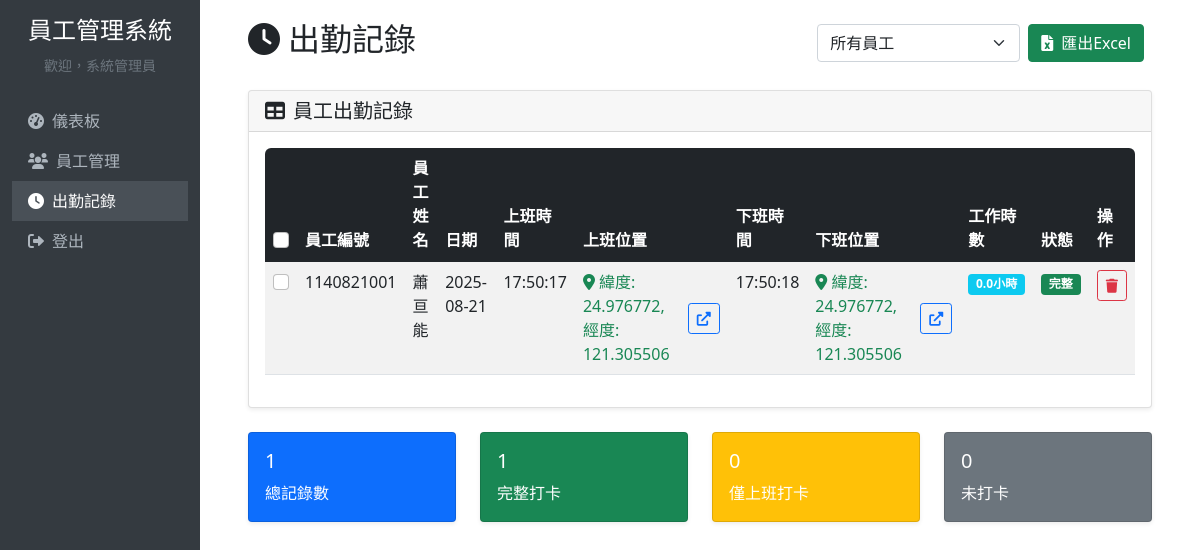
The app's page /attendance_records (signed in) with its own data.
### app.py (models this page shows)
class Employee(UserMixin, db.Model):
    id = db.Column(db.Integer, primary_key=True)
    employee_id = db.Column(db.String(20), unique=True, nullable=False)
    username = db.Column(db.String(80), unique=True, nullable=False)
    password_hash = db.Column(db.String(120), nullable=False)
    name = db.Column(db.String(100), nullable=False)
    gender = db.Column(db.String(10))
    birth_date = db.Column(db.Date)
    marital_status = db.Column(db.String(20))
    id_number = db.Column(db.String(20))
    address = db.Column(db.Text)
    household_address = db.Column(db.Text)
    email = db.Column(db.String(120))
    contact_phone = db.Column(db.String(20))
    mobile_phone = db.Column(db.String(20))
    physical_condition = db.Column(db.Text)
    height = db.Column(db.Integer)
    weight = db.Column(db.Integer)
    special_status = db.Column(db.Text)
    disability_status = db.Column(db.Text)
    emergency_contact_name = db.Column(db.String(100))
    emergency_contact_relation = db.Column(db.String(50))
    emergency_contact_phone = db.Column(db.String(20))
    education = db.Column(db.Text)
    work_experience = db.Column(db.Text)
    family_status = db.Column(db.Text)
    specialty = db.Column(db.Text)
    hobbies = db.Column(db.Text)
    insurance = db.Column(db.Text)
    vision = db.Column(db.String(20))
    languages = db.Column(db.Text)
    driver_license = db.Column(db.Text)
    military_service = db.Column(db.String(20))
    military_branch = db.Column(db.String(50))
    certifications = db.Column(db.Text)
    financial_reports = db.Column(db.String(10))
    computer_skills = db.Column(db.Text)
    insurance_items = db.Column(db.Text)
    criminal_record = db.Column(db.Text)
    is_active = db.Column(db.Boolean, default=True)
    is_admin = db.Column(db.Boolean, default=False)
    created_at = db.Column(db.DateTime, default=datetime.utcnow)

class AttendanceRecord(db.Model):
    id = db.Column(db.Integer, primary_key=True)
    employee_id = db.Column(db.Integer, db.ForeignKey('employee.id'), nullable=False)
    date = db.Column(db.Date, nullable=False)
    clock_in_time = db.Column(db.DateTime)
    clock_out_time = db.Column(db.DateTime)
    clock_in_latitude = db.Column(db.Float)
    clock_in_longitude = db.Column(db.Float)
    clock_in_address = db.Column(db.String(500))
    clock_out_latitude = db.Column(db.Float)
    clock_out_longitude = db.Column(db.Float)
    clock_out_address = db.Column(db.String(500))
    employee = db.relationship('Employee', backref='attendance_records')

### app.py (the view)
@app.route('/attendance_records')
@login_required
def attendance_records():
    if not current_user.is_admin:
        flash('權限不足')
        return redirect(url_for('dashboard'))
    records = AttendanceRecord.query.join(Employee).order_by(AttendanceRecord.date.desc()).all()
    employees = Employee.query.filter_by(is_admin=False).order_by(Employee.employee_id).all()
    return render_template('attendance_records.html', records=records, employees=employees)

### app.py (called while the page is built)
@login_manager.user_loader
def load_user(user_id):
    return Employee.query.get(int(user_id))

### templates/attendance_records.html (shortened to what this page needs)
{% extends "base.html" %}
{% block content %}
<div class="container-fluid">
    <div class="d-flex justify-content-between align-items-center mb-4">
        <h2><i class="fas fa-clock me-2"></i>出勤記錄</h2>
        <div class="d-flex align-items-center">
            <select id="employeeSelect" class="form-select me-2" style="width: auto;">
                <option value="">所有員工</option>
            </select>
            <a href="#" id="exportBtn" class="btn btn-success me-2">
                <i class="fas fa-file-excel me-2"></i>匯出Excel
            </a>
        </div>
    </div>
    <div class="card">
        <div class="card-header">
            <h5 class="mb-0"><i class="fas fa-table me-2"></i>員工出勤記錄</h5>
        </div>
        <div class="card-body">
            <div class="table-responsive">
                <table class="table table-striped table-hover">
                    <thead class="table-dark">
                        <tr>
                            <th>
                                <input type="checkbox" id="selectAll" class="form-check-input">
                            </th>
                            <th>員工編號</th>
                            <th>員工姓名</th>
                            <th>日期</th>
                            <th>上班時間</th>
                            <th>上班位置</th>
                            <th>下班時間</th>
                            <th>下班位置</th>
                            <th>工作時數</th>
                            <th>狀態</th>
                            <th>操作</th>
                        </tr>
                    </thead>
                    <tbody>
                        {% for record in records %}
                        <tr>
                            <td>
                                <input type="checkbox" class="form-check-input record-checkbox" value="{{ record.id }}">
                            </td>
                            <td>{{ record.employee.employee_id }}</td>
                            <td>{{ record.employee.name }}</td>
                            <td>{{ record.date.strftime('%Y-%m-%d') }}</td>
                            <td>
                                {% if record.clock_in_time %}
                                    {{ record.clock_in_time.strftime('%H:%M:%S') }}
                                {% else %}
                                    <span class="text-muted">未打卡</span>
                                {% endif %}
                            </td>
                            <td>
                                {% if record.clock_in_address %}
                                    <div class="d-flex align-items-center">
                                        <span class="text-success me-2" title="緯度: {{ record.clock_in_latitude|round(6) }}, 經度: {{ record.clock_in_longitude|round(6) }}">
                                            <i class="fas fa-map-marker-alt"></i>
                                            {{ record.clock_in_address[:30] }}{% if record.clock_in_address|length > 30 %}...{% endif %}
                                        </span>
                                        <a href="https://www.google.com/maps?q={{ record.clock_in_latitude }},{{ record.clock_in_longitude }}"
                                           target="_blank" class="btn btn-sm btn-outline-primary ms-2"
                                           title="在Google地圖中開啟">
                                            <i class="fas fa-external-link-alt"></i>
                                        </a>
                                    </div>
                                {% else %}
                                    <span class="text-muted">無位置</span>
                                {% endif %}
                            </td>
                            <td>
                                {% if record.clock_out_time %}
                                    {{ record.clock_out_time.strftime('%H:%M:%S') }}
                                {% else %}
                                    <span class="text-muted">未打卡</span>
                                {% endif %}
                            </td>
                            <td>
                                {% if record.clock_out_address %}
                                    <div class="d-flex align-items-center">
                                        <span class="text-success me-2" title="緯度: {{ record.clock_out_latitude|round(6) }}, 經度: {{ record.clock_out_longitude|round(6) }}">
                                            <i class="fas fa-map-marker-alt"></i>
                                            {{ record.clock_out_address[:30] }}{% if record.clock_out_address|length > 30 %}...{% endif %}
                                        </span>
                                        <a href="https://www.google.com/maps?q={{ record.clock_out_latitude }},{{ record.clock_out_longitude }}"
                                           target="_blank" class="btn btn-sm btn-outline-primary ms-2"
                                           title="在Google地圖中開啟">
                                            <i class="fas fa-external-link-alt"></i>
                                        </a>
                                    </div>
                                {% else %}
                                    <span class="text-muted">無位置</span>
                                {% endif %}
                            </td>
                            <td>
                                {% if record.clock_in_time and record.clock_out_time %}
                                    {% set work_hours = ((record.clock_out_time - record.clock_in_time).total_seconds() / 3600) %}
                                    <span class="badge bg-info">{{ "%.1f"|format(work_hours) }}小時</span>
                                {% else %}
                                    <span class="text-muted">-</span>
                                {% endif %}
                            </td>
                            <td>
                                {% if record.clock_in_time and record.clock_out_time %}
                                    <span class="badge bg-success">完整</span>
                                {% elif record.clock_in_time %}
                                    <span class="badge bg-warning">僅上班</span>
                                {% else %}
                                    <span class="badge bg-secondary">未打卡</span>
                                {% endif %}
                            </td>
                            <td>
                                <button class="btn btn-sm btn-outline-danger delete-record" data-record-id="{{ record.id }}">
                                    <i class="fas fa-trash"></i>
                                </button>
                            </td>
                        </tr>
                        {% endfor %}
                    </tbody>
                </table>
            </div>
        </div>
    </div>
    <div class="row mt-4">
        <div class="col-md-3">
            <div class="card bg-primary text-white">
                <div class="card-body">
                    <h5 class="card-title">{{ records|length }}</h5>
                    <p class="card-text">總記錄數</p>
                </div>
            </div>
        </div>
        <div class="col-md-3">
            <div class="card bg-success text-white">
                <div class="card-body">
                    <h5 class="card-title">{{ records|selectattr('clock_in_time')|selectattr('clock_out_time')|list|length }}</h5>
                    <p class="card-text">完整打卡</p>
                </div>
            </div>
        </div>
        <div class="col-md-3">
            <div class="card bg-warning text-white">
                <div class="card-body">
                    <h5 class="card-title">{{ records|selectattr('clock_in_time')|rejectattr('clock_out_time')|list|length }}</h5>
                    <p class="card-text">僅上班打卡</p>
                </div>
            </div>
        </div>
        <div class="col-md-3">
            <div class="card bg-secondary text-white">
                <div class="card-body">
                    <h5 class="card-title">{{ records|rejectattr('clock_in_time')|list|length }}</h5>
                    <p class="card-text">未打卡</p>
                </div>
            </div>
        </div>
    </div>
</div>
{% endblock %}

### templates/base.html (shortened to what this page needs)
<!DOCTYPE html>
<html lang="zh-TW">
<head>
    <link href="https://cdn.jsdelivr.net/npm/bootstrap@5.1.3/dist/css/bootstrap.min.css" rel="stylesheet">
    <link href="https://cdnjs.cloudflare.com/ajax/libs/font-awesome/6.0.0/css/all.min.css" rel="stylesheet">
</head>
<body>
    {% if current_user.is_authenticated %}
    <div class="container-fluid">
        <div class="row">
            <nav class="col-md-3 col-lg-2 d-md-block sidebar collapse">
                <div class="position-sticky pt-3">
                    <div class="text-center mb-4">
                        <h4 class="text-white">員工管理系統</h4>
                        <small class="text-muted">歡迎，{{ current_user.name }}</small>
                    </div>
                    <ul class="nav flex-column">
                        <li class="nav-item">
                            <a class="nav-link {% if request.endpoint == 'dashboard' %}active{% endif %}" href="{{ url_for('dashboard') }}">
                                <i class="fas fa-tachometer-alt me-2"></i>儀表板
                            </a>
                        </li>
                        {% if current_user.is_admin %}
                        <li class="nav-item">
                            <a class="nav-link {% if request.endpoint == 'employee_management' %}active{% endif %}" href="{{ url_for('employee_management') }}">
                                <i class="fas fa-users me-2"></i>員工管理
                            </a>
                        </li>
                        <li class="nav-item">
                            <a class="nav-link {% if request.endpoint == 'attendance_records' %}active{% endif %}" href="{{ url_for('attendance_records') }}">
                                <i class="fas fa-clock me-2"></i>出勤記錄
                            </a>
                        </li>
                        {% endif %}
                        <li class="nav-item">
                            <a class="nav-link" href="{{ url_for('logout') }}">
                                <i class="fas fa-sign-out-alt me-2"></i>登出
                            </a>
                        </li>
                    </ul>
                </div>
            </nav>
            <main class="col-md-9 ms-sm-auto col-lg-10 px-md-4 main-content">
                {% block content %}{% endblock %}
            </main>
        </div>
    </div>
    {% else %}
        {% block login_content %}{% endblock %}
    {% endif %}
</body>
</html>

### templates/base.html (style rules this page uses)
.sidebar { min-height: 100vh; background-color: #343a40; }
.sidebar .nav-link { color: #adb5bd; }
.sidebar .nav-link.active { color: #fff; background-color: #495057; }
.main-content { padding: 20px; }
.card { box-shadow: 0 0.125rem 0.25rem rgba(0, 0, 0, 0.075); }
.table-responsive { border-radius: 0.375rem; }
.btn-group-sm > .btn, .btn-sm { padding: 0.25rem 0.5rem; font-size: 0.875rem; }

### records on screen
Employee: name "系統管理員"
AttendanceRecord: employee.employee_id "1140821001", employee.name "蕭亘能", date "2025-08-21", clock_in_time "17:50:17", clock_in_address "緯度: 24.976772, 經度: 121.305506", clock_out_time "17:50:18", clock_out_address "緯度: 24.976772, 經度: 121.305506", work_hours "0.0", shows "完整"

### other values on screen
{{ records|length }} "1"
{{ records|rejectattr('clock_in_time')|list|length }} "0"
